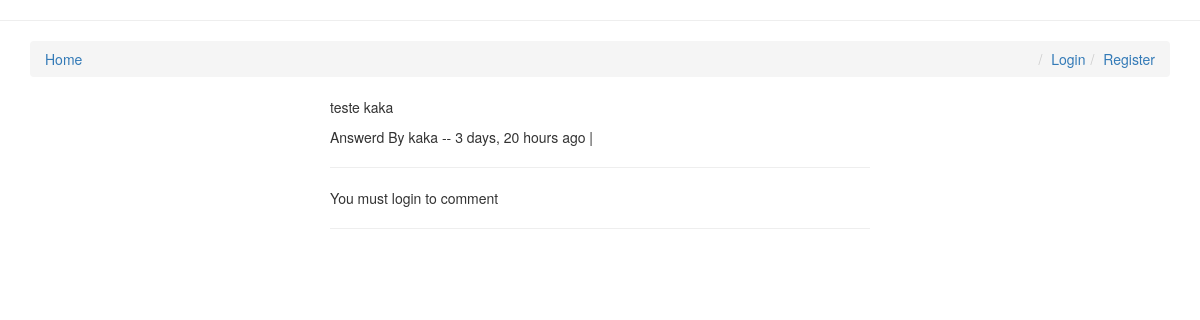
Screenshot of /comments/3/ with the database file from the repository.
### comments/models.py (models this page shows, shortened)
class Comment(models.Model):
    user        = models.ForeignKey(settings.AUTH_USER_MODEL, default=1)
    content_type = models.ForeignKey(ContentType, on_delete=models.CASCADE)
    object_id = models.PositiveIntegerField()
    content_object = GenericForeignKey('content_type', 'object_id')
    parent      = models.ForeignKey("self", null=True, blank=True)
    content     = models.TextField()
    timestamp   = models.DateTimeField(auto_now_add=True)
    objects = CommentManager()
    class Meta:
        ordering = ['-timestamp']
    def children(self): #replies
        return Comment.objects.filter(parent=self)
    @property
    def is_parent(self):
        if self.parent is not None:
            return False
        return True

### comments/views.py (the view, shortened to what this page needs)
# urls.py: url(r'^(?P<id>\d+)/$', comment_thread, name='thread'),
def comment_thread(request, id):
    try:
        obj = Comment.objects.get(id=id)
    except:
        raise Http404
    if not obj.is_parent:
        obj = obj.parent
    content_object = obj.content_object # Post that the comment is on
    content_id = obj.content_object.id
    initial_data = {
            "content_type": obj.content_type,
            "object_id": obj.object_id
    }
    form = CommentForm(request.POST or None, initial=initial_data)
    context = {
        "comment": obj,
        "form": form,
    }
    return render(request, "comment_thread.html", context)

### templates/comment_thread.html (shortened to what this page needs)
{% extends "base.html" %}
{% load urlify %}
{% load crispy_forms_tags %}
{% block content %}
<div class='col-sm-6 col-sm-offset-3'>
          <p>{{ comment.content }}</p>
          <footer>Answerd By {{ comment.user }} -- {{ comment.timestamp|timesince }} ago | </footer>
          <hr/>
          <div>
             {% if request.user.is_authenticated %}
            <form method="POST" action="."> {% csrf_token %}
                {{ form|crispy }}
                <input type='hidden' name='parent_id' value='{{ comment.id }}'>
                <input type='submit' value='Comment' class='btn btn-default'>
            </form>
            {% else %}
            <p>You must login to comment </p>
            {% endif %}
        </div>
        <hr/>
</div>
{% endblock content %}

### rows the page displays
Comment: content "teste kaka", user "kaka", timestamp "3 days, 20 hours"
